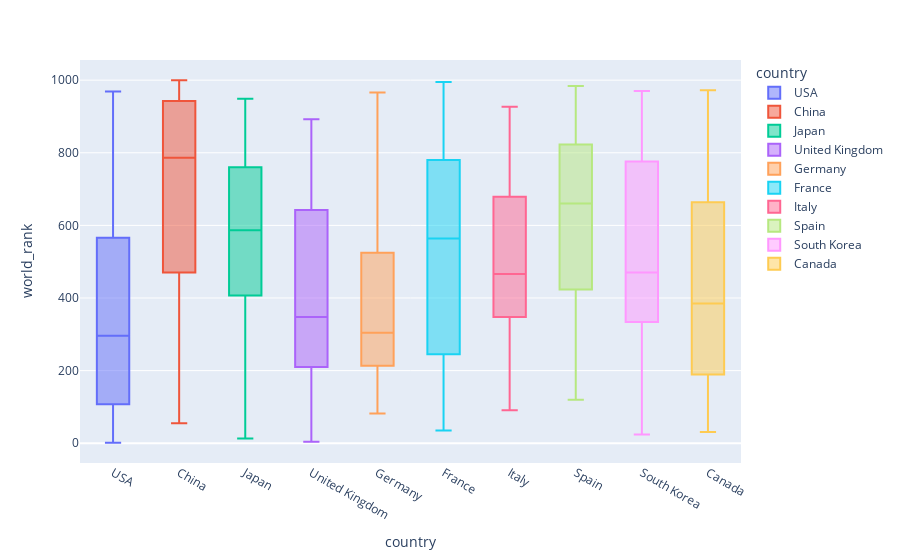

Notebook cell for this chart:
### Code cell
import plotly.express as px
fig = px.box(pt_top10_2014_all, x="country", y="world_rank",
                 color = 'country' )
fig.update_yaxes(showticklabels=True , matches=None)
fig.update_xaxes(showticklabels=True , matches=None)
fig.show()
plt.savefig('boxplot_cwur_2014 .png', width=150,height = 150)

### Figure 1 — Plotly figure (JSON) as saved in the notebook; plotly's stock layout.template omitted (floating-point values rounded to 4 significant figures; data arrays with more than 128 entries replaced by an {"elided": "..."} marker saying what was removed)
{"data": [{"alignmentgroup": "True", "hovertemplate": "country=%{x}<br>world_rank=%{y}<extra></extra>", "legendgroup": "USA", "marker": {"color": "#636efa"}, "name": "USA", "notched": false, "offsetgroup": "USA", "orientation": "v", "showlegend": true, "type": "box", "x": {"elided": "229 str values"}, "x0": " ", "xaxis": "x", "y": {"elided": "229 int values"}, "y0": " ", "yaxis": "y"}, {"alignmentgroup": "True", "hovertemplate": "country=%{x}<br>world_rank=%{y}<extra></extra>", "legendgroup": "China", "marker": {"color": "#EF553B"}, "name": "China", "notched": false, "offsetgroup": "China", "orientation": "v", "showlegend": true, "type": "box", "x": ["China", "China", "China", "China", "China", "China", "China", "China", "China", "China", "China", "China", "China", "China", "China", "China", "China", "China", "China", "China", "China", "China", "China", "China", "China", "China", "China", "China", "China", "China", "China", "China", "China", "China", "China", "China", "China", "China", "China", "China", "China", "China", "China", "China", "China", "China", "China", "China", "China", "China", "China", "China", "China", "China", "China", "China", "China", "China", "China", "China", "China", "China", "China", "China", "China", "China", "China", "China", "China", "China", "China", "China", "China", "China", "China", "China", "China", "China", "China", "China", "China", "China", "China", "China"], "x0": " ", "xaxis": "x", "y": [55, 87, 189, 195, 206, 217, 242, 270, 292, 349, 354, 370, 385, 394, 399, 408, 412, 435, 438, 457, 465, 475, 498, 515, 528, 560, 571, 588, 599, 610, 669, 672, 685, 700, 710, 713, 715, 722, 731, 751, 761, 782, 790, 815, 816, 818, 824, 842, 846, 865, 870, 877, 883, 886, 896, 907, 912, 917, 921, 932, 935, 941, 942, 943, 945, 946, 947, 955, 960, 968, 973, 975, 980, 981, 982, 985, 986, 987, 988, 990, 991, 998, 999, 1000], "y0": " ", "yaxis": "y"}, {"alignmentgroup": "True", "hovertemplate": "country=%{x}<br>world_rank=%{y}<extra></extra>", "legendgroup": "Japan", "marker": {"color": "#00cc96"}, "name": "Japan", "notched": false, "offsetgroup": "Japan", "orientation": "v", "showlegend": true, "type": "box", "x": ["Japan", "Japan", "Japan", "Japan", "Japan", "Japan", "Japan", "Japan", "Japan", "Japan", "Japan", "Japan", "Japan", "Japan", "Japan", "Japan", "Japan", "Japan", "Japan", "Japan", "Japan", "Japan", "Japan", "Japan", "Japan", "Japan", "Japan", "Japan", "Japan", "Japan", "Japan", "Japan", "Japan", "Japan", "Japan", "Japan", "Japan", "Japan", "Japan", "Japan", "Japan", "Japan", "Japan", "Japan", "Japan", "Japan", "Japan", "Japan", "Japan", "Japan", "Japan", "Japan", "Japan", "Japan", "Japan", "Japan", "Japan", "Japan", "Japan", "Japan", "Japan", "Japan", "Japan", "Japan", "Japan", "Japan", "Japan", "Japan", "Japan", "Japan", "Japan", "Japan", "Japan", "Japan"], "x0": " ", "xaxis": "x", "y": [13, 16, 34, 40, 43, 72, 92, 96, 132, 150, 153, 188, 253, 279, 281, 339, 376, 386, 407, 413, 417, 424, 444, 454, 461, 471, 484, 502, 509, 539, 542, 547, 555, 570, 573, 581, 584, 589, 594, 603, 652, 654, 658, 666, 684, 690, 694, 721, 726, 734, 743, 744, 745, 752, 756, 760, 762, 765, 772, 775, 781, 786, 787, 830, 840, 850, 858, 860, 863, 869, 873, 876, 888, 949], "y0": " ", "yaxis": "y"}, {"alignmentgroup": "True", "hovertemplate": "country=%{x}<br>world_rank=%{y}<extra></extra>", "legendgroup": "United Kingdom", "marker": {"color": "#ab63fa"}, "name": "United Kingdom", "notched": false, "offsetgroup": "United Kingdom", "orientation": "v", "showlegend": true, "type": "box", "x": ["United Kingdom", "United Kingdom", "United Kingdom", "United Kingdom", "United Kingdom", "United Kingdom", "United Kingdom", "United Kingdom", "United Kingdom", "United Kingdom", "United Kingdom", "United Kingdom", "United Kingdom", "United Kingdom", "United Kingdom", "United Kingdom", "United Kingdom", "United Kingdom", "United Kingdom", "United Kingdom", "United Kingdom", "United Kingdom", "United Kingdom", "United Kingdom", "United Kingdom", "United Kingdom", "United Kingdom", "United Kingdom", "United Kingdom", "United Kingdom", "United Kingdom", "United Kingdom", "United Kingdom", "United Kingdom", "United Kingdom", "United Kingdom", "United Kingdom", "United Kingdom", "United Kingdom", "United Kingdom", "United Kingdom", "United Kingdom", "United Kingdom", "United Kingdom", "United Kingdom", "United Kingdom", "United Kingdom", "United Kingdom", "United Kingdom", "United Kingdom", "United Kingdom", "United Kingdom", "United Kingdom", "United Kingdom", "United Kingdom", "United Kingdom", "United Kingdom", "United Kingdom", "United Kingdom", "United Kingdom", "United Kingdom", "United Kingdom", "United Kingdom", "United Kingdom"], "x0": " ", "xaxis": "x", "y": [4, 5, 30, 39, 56, 69, 90, 123, 137, 142, 146, 147, 151, 178, 190, 209, 211, 214, 229, 252, 257, 263, 264, 276, 287, 306, 317, 323, 324, 336, 342, 345, 350, 357, 397, 409, 421, 449, 472, 494, 499, 541, 552, 563, 577, 624, 630, 640, 645, 663, 693, 699, 703, 705, 707, 724, 735, 738, 800, 806, 817, 822, 825, 892], "y0": " ", "yaxis": "y"}, {"alignmentgroup": "True", "hovertemplate": "country=%{x}<br>world_rank=%{y}<extra></extra>", "legendgroup": "Germany", "marker": {"color": "#FFA15A"}, "name": "Germany", "notched": false, "offsetgroup": "Germany", "orientation": "v", "showlegend": true, "type": "box", "x": ["Germany", "Germany", "Germany", "Germany", "Germany", "Germany", "Germany", "Germany", "Germany", "Germany", "Germany", "Germany", "Germany", "Germany", "Germany", "Germany", "Germany", "Germany", "Germany", "Germany", "Germany", "Germany", "Germany", "Germany", "Germany", "Germany", "Germany", "Germany", "Germany", "Germany", "Germany", "Germany", "Germany", "Germany", "Germany", "Germany", "Germany", "Germany", "Germany", "Germany", "Germany", "Germany", "Germany", "Germany", "Germany", "Germany", "Germany", "Germany", "Germany", "Germany", "Germany", "Germany", "Germany", "Germany", "Germany"], "x0": " ", "xaxis": "x", "y": [82, 89, 98, 99, 135, 157, 158, 159, 161, 169, 179, 199, 210, 213, 215, 223, 232, 237, 238, 249, 251, 282, 295, 297, 299, 300, 303, 304, 327, 338, 343, 358, 360, 382, 458, 468, 481, 491, 497, 500, 508, 530, 536, 549, 634, 706, 719, 759, 799, 861, 890, 908, 909, 920, 966], "y0": " ", "yaxis": "y"}, {"alignmentgroup": "True", "hovertemplate": "country=%{x}<br>world_rank=%{y}<extra></extra>", "legendgroup": "France", "marker": {"color": "#19d3f3"}, "name": "France", "notched": false, "offsetgroup": "France", "orientation": "v", "showlegend": true, "type": "box", "x": ["France", "France", "France", "France", "France", "France", "France", "France", "France", "France", "France", "France", "France", "France", "France", "France", "France", "France", "France", "France", "France", "France", "France", "France", "France", "France", "France", "France", "France", "France", "France", "France", "France", "France", "France", "France", "France", "France", "France", "France", "France", "France", "France", "France", "France", "France", "France", "France", "France", "France"], "x0": " ", "xaxis": "x", "y": [35, 36, 50, 68, 140, 167, 176, 221, 224, 230, 241, 244, 245, 402, 403, 405, 432, 462, 476, 495, 523, 526, 532, 557, 562, 566, 568, 617, 622, 651, 662, 682, 689, 739, 750, 769, 779, 780, 789, 792, 795, 843, 851, 887, 889, 895, 948, 961, 979, 995], "y0": " ", "yaxis": "y"}, {"alignmentgroup": "True", "hovertemplate": "country=%{x}<br>world_rank=%{y}<extra></extra>", "legendgroup": "Italy", "marker": {"color": "#FF6692"}, "name": "Italy", "notched": false, "offsetgroup": "Italy", "orientation": "v", "showlegend": true, "type": "box", "x": ["Italy", "Italy", "Italy", "Italy", "Italy", "Italy", "Italy", "Italy", "Italy", "Italy", "Italy", "Italy", "Italy", "Italy", "Italy", "Italy", "Italy", "Italy", "Italy", "Italy", "Italy", "Italy", "Italy", "Italy", "Italy", "Italy", "Italy", "Italy", "Italy", "Italy", "Italy", "Italy", "Italy", "Italy", "Italy", "Italy", "Italy", "Italy", "Italy", "Italy", "Italy", "Italy", "Italy", "Italy", "Italy", "Italy", "Italy"], "x0": " ", "xaxis": "x", "y": [91, 181, 184, 219, 231, 266, 272, 308, 325, 333, 341, 344, 359, 367, 368, 383, 387, 388, 389, 414, 431, 455, 456, 466, 511, 533, 554, 567, 575, 578, 579, 583, 597, 618, 676, 680, 695, 701, 728, 740, 758, 785, 810, 828, 841, 872, 927], "y0": " ", "yaxis": "y"}, {"alignmentgroup": "True", "hovertemplate": "country=%{x}<br>world_rank=%{y}<extra></extra>", "legendgroup": "Spain", "marker": {"color": "#B6E880"}, "name": "Spain", "notched": false, "offsetgroup": "Spain", "orientation": "v", "showlegend": true, "type": "box", "x": ["Spain", "Spain", "Spain", "Spain", "Spain", "Spain", "Spain", "Spain", "Spain", "Spain", "Spain", "Spain", "Spain", "Spain", "Spain", "Spain", "Spain", "Spain", "Spain", "Spain", "Spain", "Spain", "Spain", "Spain", "Spain", "Spain", "Spain", "Spain", "Spain", "Spain", "Spain", "Spain", "Spain", "Spain", "Spain", "Spain", "Spain", "Spain", "Spain", "Spain", "Spain"], "x0": " ", "xaxis": "x", "y": [120, 198, 254, 301, 309, 347, 356, 384, 410, 416, 426, 453, 474, 519, 520, 531, 580, 620, 641, 650, 660, 692, 708, 714, 729, 730, 757, 763, 770, 803, 814, 848, 875, 881, 885, 902, 915, 930, 936, 937, 984], "y0": " ", "yaxis": "y"}, {"alignmentgroup": "True", "hovertemplate": "country=%{x}<br>world_rank=%{y}<extra></extra>", "legendgroup": "South Korea", "marker": {"color": "#FF97FF"}, "name": "South Korea", "notched": false, "offsetgroup": "South Korea", "orientation": "v", "showlegend": true, "type": "box", "x": ["South Korea", "South Korea", "South Korea", "South Korea", "South Korea", "South Korea", "South Korea", "South Korea", "South Korea", "South Korea", "South Korea", "South Korea", "South Korea", "South Korea", "South Korea", "South Korea", "South Korea", "South Korea", "South Korea", "South Korea", "South Korea", "South Korea", "South Korea", "South Korea", "South Korea", "South Korea", "South Korea", "South Korea", "South Korea", "South Korea", "South Korea", "South Korea", "South Korea", "South Korea"], "x0": " ", "xaxis": "x", "y": [24, 107, 128, 130, 174, 186, 204, 314, 334, 374, 380, 400, 406, 428, 429, 440, 447, 493, 513, 529, 601, 615, 619, 629, 768, 776, 821, 829, 832, 834, 837, 905, 931, 970], "y0": " ", "yaxis": "y"}, {"alignmentgroup": "True", "hovertemplate": "country=%{x}<br>world_rank=%{y}<extra></extra>", "legendgroup": "Canada", "marker": {"color": "#FECB52"}, "name": "Canada", "notched": false, "offsetgroup": "Canada", "orientation": "v", "showlegend": true, "type": "box", "x": ["Canada", "Canada", "Canada", "Canada", "Canada", "Canada", "Canada", "Canada", "Canada", "Canada", "Canada", "Canada", "Canada", "Canada", "Canada", "Canada", "Canada", "Canada", "Canada", "Canada", "Canada", "Canada", "Canada", "Canada", "Canada", "Canada", "Canada", "Canada", "Canada", "Canada", "Canada", "Canada"], "x0": " ", "xaxis": "x", "y": [31, 42, 61, 103, 134, 141, 152, 166, 212, 220, 226, 277, 280, 284, 366, 377, 393, 398, 422, 483, 517, 627, 649, 657, 671, 784, 801, 827, 831, 854, 884, 972], "y0": " ", "yaxis": "y"}], "layout": {"boxmode": "overlay", "legend": {"title": {"text": "country"}, "tracegroupgap": 0}, "margin": {"t": 60}, "xaxis": {"anchor": "y", "categoryarray": ["USA", "China", "Japan", "United Kingdom", "Germany", "France", "Italy", "Spain", "South Korea", "Canada"], "categoryorder": "array", "domain": [0, 1], "showticklabels": true, "title": {"text": "country"}}, "yaxis": {"anchor": "x", "domain": [0, 1], "showticklabels": true, "title": {"text": "world_rank"}}}}
